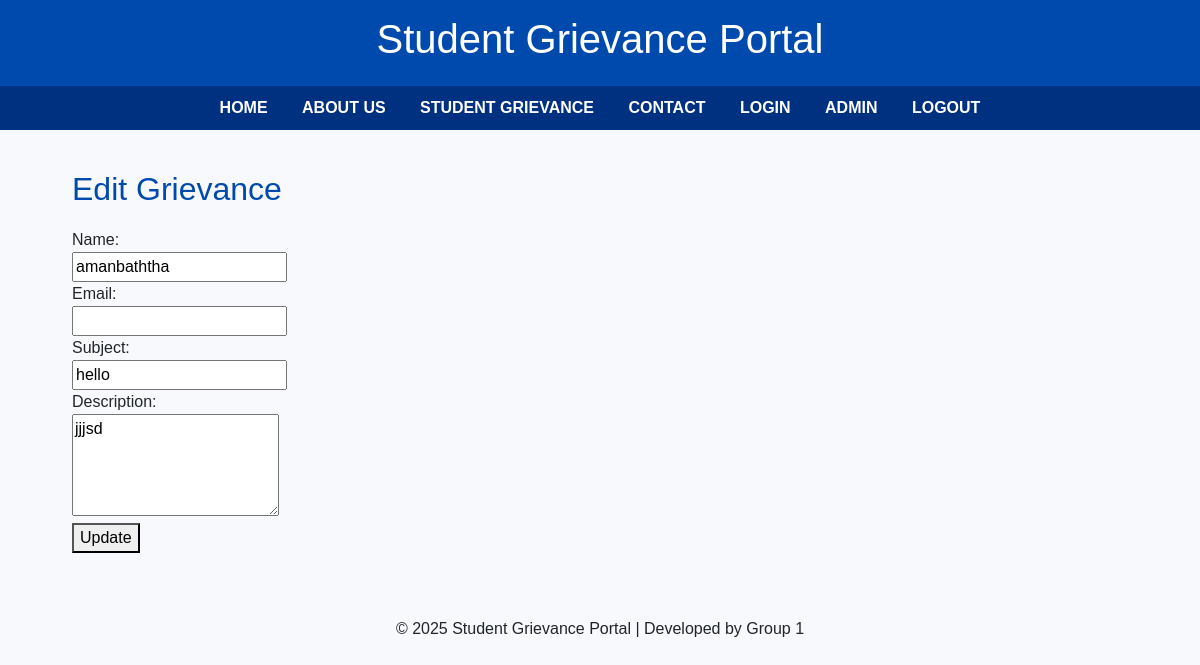
Screenshot of /admin-grievances/edit/18/ (signed in) with the database file from the repository.
### gravienceapp/models.py (models this page shows, shortened)
class Grievance(models.Model):
    student = models.ForeignKey(User, on_delete=models.CASCADE, null=True, blank=True)
    student_name = models.CharField(max_length=100)
    email = models.EmailField()
    subject = models.CharField(max_length=200)
    description = models.TextField()
    created_at = models.DateTimeField(auto_now_add=True)

### gravienceapp/views.py (the view, shortened to what this page needs)
# urls.py: path('admin-grievances/edit/<int:id>/', views.edit_grievance, name='edit_grievance'),
@login_required
@user_passes_test(is_admin, login_url='admin_login')
def edit_grievance(request, id):
    grievance = get_object_or_404(Grievance, id=id)
    return render(request, 'edit_grievance.html', {'grievance': grievance})

### gravienceapp/views.py (called while the page is built)
def is_admin(user):
    return user.is_authenticated and user.is_staff

### gravienceapp/Templates/edit_grievance.html (shortened to what this page needs)
{% extends 'base.html' %}
{% block content %}
<h2>Edit Grievance</h2>
<form method="post">
    <label>Name:</label><br>
    <input type="text" name="student_name" value="{{ grievance.student_name }}" required><br>
    <label>Email:</label><br>
    <input type="email" name="email" value="{{ grievance.email }}" required><br>
    <label>Subject:</label><br>
    <input type="text" name="subject" value="{{ grievance.subject }}" required><br>
    <label>Description:</label><br>
    <textarea name="description" rows="4" required>{{ grievance.description }}</textarea><br>
    <button type="submit">Update</button>
</form>
{% endblock %}

### gravienceapp/Templates/base.html (style rules this page uses)
body { font-family: Arial, sans-serif; margin: 0; background-color: #f7f9fc; }
h2 { color: #004aad; margin-bottom: 20px; }

### rows the page displays
Grievance: student_name "amanbaththa", subject "hello", description "jjjsd"
